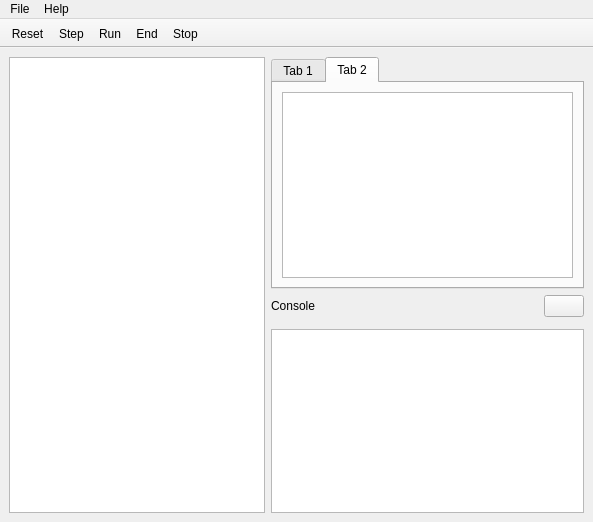
<?xml version="1.0" encoding="UTF-8"?>
<ui version="4.0">
 <class>MainWindow</class>
 <widget class="QMainWindow" name="MainWindow">
  <property name="geometry">
   <rect>
    <x>0</x>
    <y>0</y>
    <width>593</width>
    <height>522</height>
   </rect>
  </property>
  <property name="windowTitle">
   <string>RV32I-emulator</string>
  </property>
  <widget class="QWidget" name="centralwidget">
   <layout class="QGridLayout" name="gridLayout">
    <item row="0" column="0" rowspan="4">
     <widget class="QTextBrowser" name="textBrowser">
      <property name="font">
       <font>
        <family>Arial Rounded MT Bold</family>
        <pointsize>11</pointsize>
        <weight>50</weight>
        <bold>false</bold>
       </font>
      </property>
      <property name="html">
       <string>&lt;!DOCTYPE HTML PUBLIC &quot;-//W3C//DTD HTML 4.0//EN&quot; &quot;http://www.w3.org/TR/REC-html40/strict.dtd&quot;&gt;
&lt;html&gt;&lt;head&gt;&lt;meta name=&quot;qrichtext&quot; content=&quot;1&quot; /&gt;&lt;style type=&quot;text/css&quot;&gt;
p, li { white-space: pre-wrap; }
&lt;/style&gt;&lt;/head&gt;&lt;body style=&quot; font-family:'Arial Rounded MT Bold'; font-size:11pt; font-weight:400; font-style:normal;&quot;&gt;
&lt;p style=&quot;-qt-paragraph-type:empty; margin-top:0px; margin-bottom:0px; margin-left:0px; margin-right:0px; -qt-block-indent:0; text-indent:0px; font-family:'PMingLiU'; font-size:11.25pt;&quot;&gt;&lt;br /&gt;&lt;/p&gt;&lt;/body&gt;&lt;/html&gt;</string>
      </property>
     </widget>
    </item>
    <item row="1" column="5">
     <widget class="QLabel" name="label">
      <property name="text">
       <string>Console</string>
      </property>
     </widget>
    </item>
    <item row="1" column="6">
     <spacer name="horizontalSpacer">
      <property name="orientation">
       <enum>Qt::Horizontal</enum>
      </property>
      <property name="sizeHint" stdset="0">
       <size>
        <width>40</width>
        <height>20</height>
       </size>
      </property>
     </spacer>
    </item>
    <item row="0" column="5" colspan="3">
     <widget class="QTabWidget" name="tabWidget">
      <property name="currentIndex">
       <number>1</number>
      </property>
      <widget class="QWidget" name="Register">
       <property name="enabled">
        <bool>true</bool>
       </property>
       <property name="font">
        <font>
         <weight>50</weight>
         <bold>false</bold>
        </font>
       </property>
       <attribute name="title">
        <string>Tab 1</string>
       </attribute>
       <layout class="QGridLayout" name="gridLayout_2">
        <item row="0" column="0">
         <widget class="QTableView" name="RegisterList">
          <property name="enabled">
           <bool>true</bool>
          </property>
         </widget>
        </item>
       </layout>
      </widget>
      <widget class="QWidget" name="Memory">
       <attribute name="title">
        <string>Tab 2</string>
       </attribute>
       <layout class="QGridLayout" name="gridLayout_3">
        <item row="0" column="0">
         <widget class="QTableView" name="MemoryList"/>
        </item>
       </layout>
      </widget>
     </widget>
    </item>
    <item row="3" column="5" colspan="3">
     <widget class="QTextBrowser" name="Console"/>
    </item>
    <item row="1" column="7">
     <widget class="QPushButton" name="DeleteConsole">
      <property name="text">
       <string/>
      </property>
      <property name="icon">
       <iconset resource="application.qrc">
        <normaloff>:/Images/Delete.png</normaloff>:/Images/Delete.png</iconset>
      </property>
      <property name="iconSize">
       <size>
        <width>20</width>
        <height>20</height>
       </size>
      </property>
     </widget>
    </item>
   </layout>
  </widget>
  <widget class="QMenuBar" name="menubar">
   <property name="geometry">
    <rect>
     <x>0</x>
     <y>0</y>
     <width>593</width>
     <height>24</height>
    </rect>
   </property>
   <widget class="QMenu" name="menuFile">
    <property name="title">
     <string>File</string>
    </property>
    <addaction name="actionLoad_File"/>
    <addaction name="actionExit"/>
   </widget>
   <widget class="QMenu" name="menuHelp">
    <property name="title">
     <string>Help</string>
    </property>
    <addaction name="actionAbout"/>
    <addaction name="actionVersion"/>
   </widget>
   <addaction name="menuFile"/>
   <addaction name="menuHelp"/>
  </widget>
  <widget class="QToolBar" name="toolBar">
   <property name="windowTitle">
    <string>toolBar</string>
   </property>
   <property name="movable">
    <bool>false</bool>
   </property>
   <attribute name="toolBarArea">
    <enum>TopToolBarArea</enum>
   </attribute>
   <attribute name="toolBarBreak">
    <bool>false</bool>
   </attribute>
   <addaction name="actionReset"/>
   <addaction name="actionStep"/>
   <addaction name="actionRun"/>
   <addaction name="actionEnd"/>
   <addaction name="actionStop"/>
  </widget>
  <action name="actionLoad_File">
   <property name="checkable">
    <bool>false</bool>
   </property>
   <property name="text">
    <string>Load File</string>
   </property>
  </action>
  <action name="actionExit">
   <property name="text">
    <string>Exit</string>
   </property>
  </action>
  <action name="actionAbout">
   <property name="text">
    <string>About</string>
   </property>
  </action>
  <action name="actionVersion">
   <property name="text">
    <string>Version</string>
   </property>
  </action>
  <action name="actionReset">
   <property name="icon">
    <iconset resource="application.qrc">
     <normaloff>:/Images/Reset.png</normaloff>:/Images/Reset.png</iconset>
   </property>
   <property name="text">
    <string>Reset</string>
   </property>
  </action>
  <action name="actionStep">
   <property name="icon">
    <iconset resource="application.qrc">
     <normaloff>:/Images/Step.png</normaloff>:/Images/Step.png</iconset>
   </property>
   <property name="text">
    <string>Step</string>
   </property>
  </action>
  <action name="actionEnd">
   <property name="icon">
    <iconset resource="application.qrc">
     <normaloff>:/Images/End.png</normaloff>:/Images/End.png</iconset>
   </property>
   <property name="text">
    <string>End</string>
   </property>
  </action>
  <action name="actionStop">
   <property name="icon">
    <iconset resource="application.qrc">
     <normaloff>:/Images/Stop.png</normaloff>:/Images/Stop.png</iconset>
   </property>
   <property name="text">
    <string>Stop</string>
   </property>
  </action>
  <action name="actionRun">
   <property name="icon">
    <iconset resource="application.qrc">
     <normaloff>:/Images/Run.png</normaloff>:/Images/Run.png</iconset>
   </property>
   <property name="text">
    <string>Run</string>
   </property>
  </action>
 </widget>
 <tabstops>
  <tabstop>textBrowser</tabstop>
  <tabstop>tabWidget</tabstop>
  <tabstop>Console</tabstop>
  <tabstop>DeleteConsole</tabstop>
 </tabstops>
 <resources>
  <include location="application.qrc"/>
 </resources>
 <connections/>
</ui>
